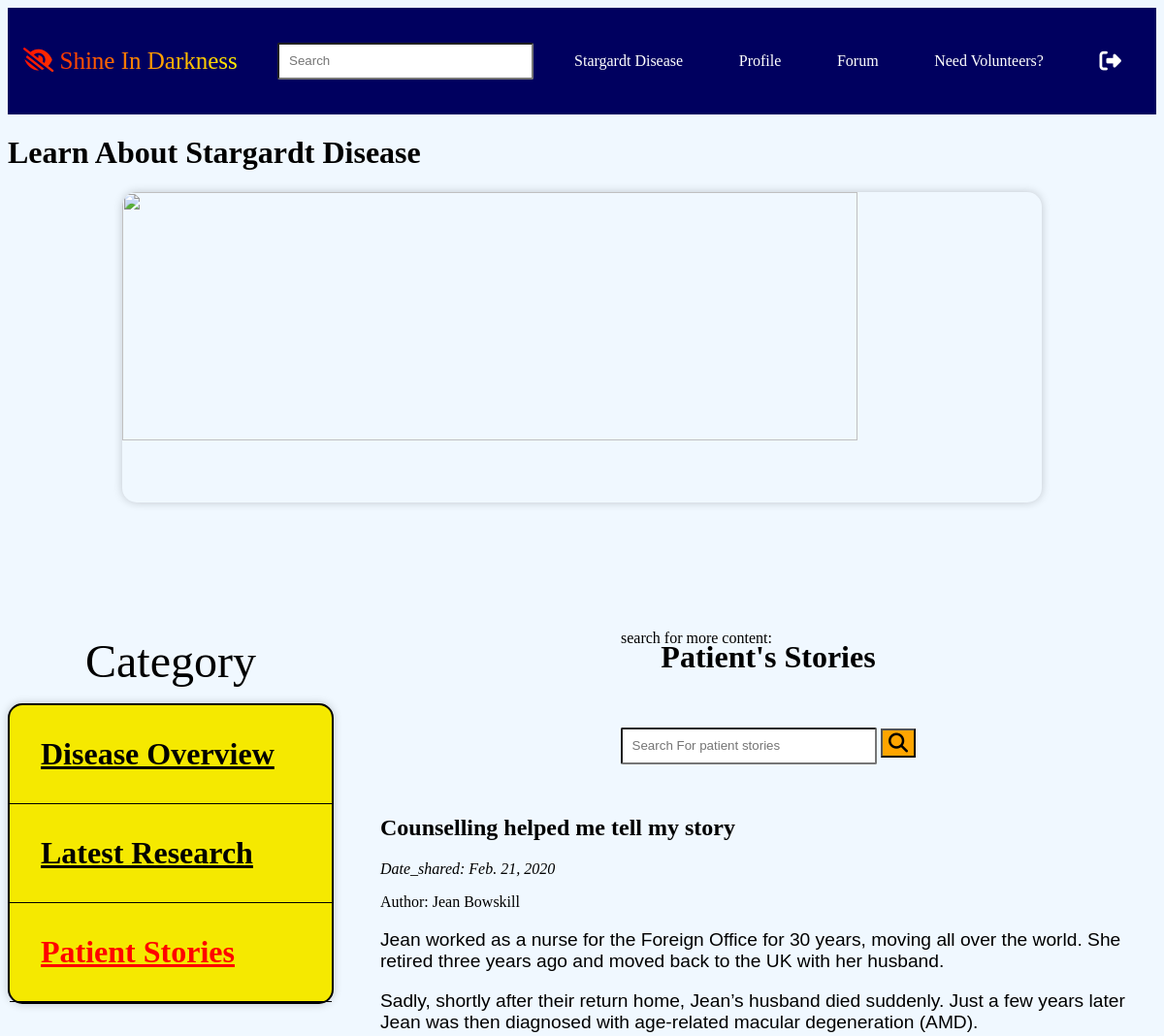
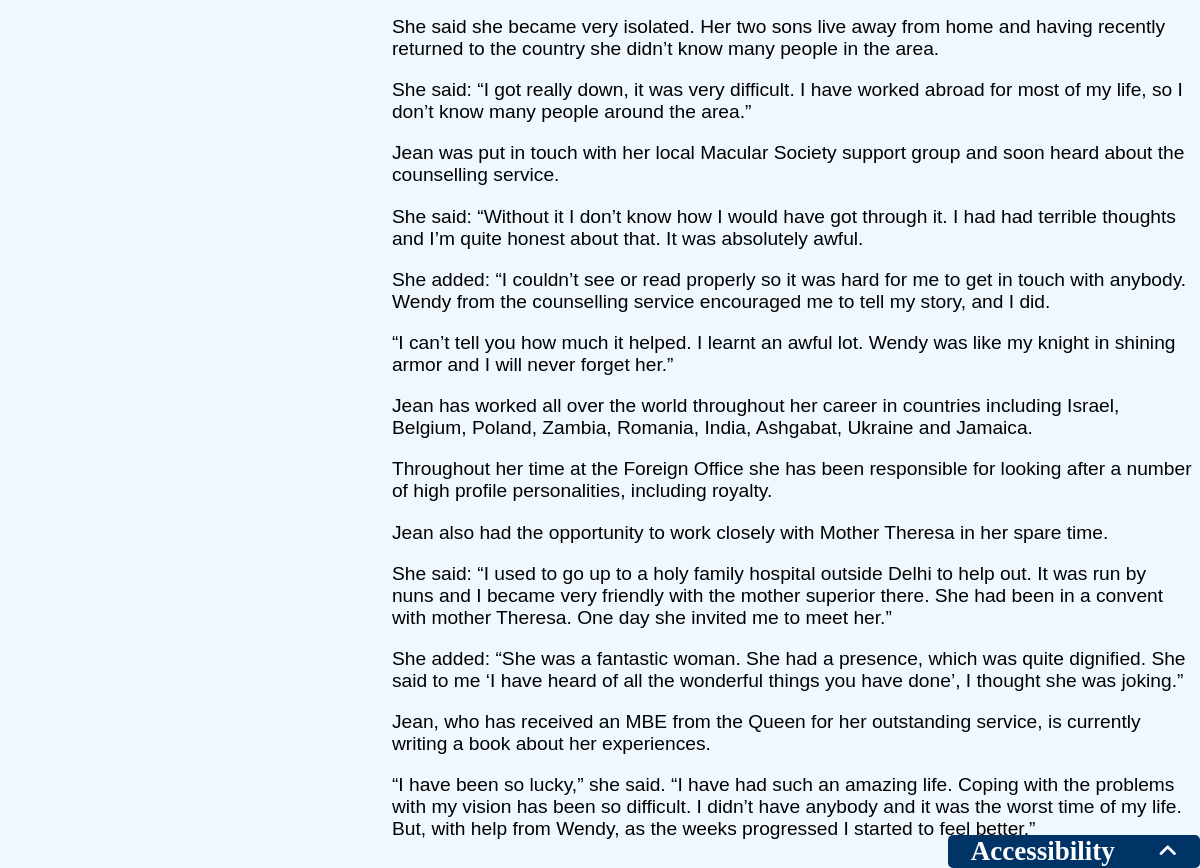
The app's page /patient_story/ (signed in) with its own data (2 pictures, top to bottom).
### mysocialapp/models.py (models this page shows)
class PatientStory(models.Model):
    title = models.CharField(max_length=200)
    author = models.CharField(max_length=100)
    story = models.TextField()
    date_shared = models.DateField()
    image = models.ImageField(null=True, blank=True)

### mysocialapp/views.py (the view)
# urls.py: path('patient_story/',login_required(login_url="../")(views.patientStory),name='patient_story'),
def patientStory(request):
    user = request.user
    appuser = get_object_or_404(AppUser, user=user)
    content_id = request.GET.get("contentId")
    content = None  # Initialize content variable
    if content_id:
        try:
            content = PatientStory.objects.get(id=content_id)
        except PatientStory.DoesNotExist:
            content = None
    else:
        content = PatientStory.objects.first()
    return render(
        request, "screens/patient_story.html", {"content": content, "appuser": appuser}
    )

### mysocialapp/templates/screens/patient_story.html (shortened to what this page needs)
{% load bootstrap4 %}
{% load static %}
<html lang="en">
  <head>
    <link rel="stylesheet" href="../../static/css/css.css" />
    <link href="{% static 'fontawesomefree/css/fontawesome.css' %}" rel="stylesheet" type="text/css">
    <link href="{% static 'fontawesomefree/css/brands.css' %}" rel="stylesheet" type="text/css">
    <link href="{% static 'fontawesomefree/css/solid.css' %}" rel="stylesheet" type="text/css">
  </head>
  <body>
    <ul class="navbar">
      <li class="nav-logo"><i class="fas fa-low-vision"></i> Shine In Darkness</li>
      <div id="search_user">
        <input id="search_input" type="text" placeholder="Search" />
      </div>
      <li class="nav-item"><a href="../disease_overview">Stargardt Disease</a></li>
      <li class="nav-item"><a href="../profile">Profile</a></li>
      <li class="nav-item"><a href="../forum/">Forum</a></li>
      {% if appuser.group == 'patient' %}
      <li class="nav-item"><a href="../patient_volunteer_helps">Need Volunteers?</a></li>
      {% endif %}
      <li class="nav-item">
        <a href="../logout"
          ><i
            style="font-size: 140%; margin-right: 20px"
            class="fas fa-sign-out-alt"
          ></i
        ></a>
      </li>
    </ul>
   <h1 id="forum_page_title">Learn About Stargardt Disease</h1>
   <div id="page_banner">
     <img id="page_banner_image" style="object-fit:cover;" width="80%" src="../../static/assets/pexels-anna-shvets-4557831.jpeg" alt="">
   </div>
   <div id="stargardt_info_page_main_body">
     <div id="side_nav_bar">
      <p style="font-size: 6vh;margin:2vh 10vh;" id="side_nav_bar_title">Category</p>
      <div id="side_nav_bar_content">
        <h1><a href="../disease_overview">Disease Overview</a></h1>
        <h1><a href="../latest_research">Latest Research</a></h1>
        <h1><a style="color: red;" href="">Patient Stories</a></h1>
      </div>
  </div>
  <div id="information_content_container">
    <h1>Patient's Stories</h1>
    <div style="position: relative;" id="search_user">
        <p style="position: absolute;top: -6vh;">search for more content:</p>
        <input style="position: relative;" id="disease_overview_search_input" type="text" placeholder="Search For patient stories" />
        <button id="content_search" href=><i class="fas fa-search"></i></button>
    </div>
    {% if content %}
    <article>
                <h1>{{ content.title }}</h1>
                <p style="font-style: italic;">Date_shared: {{content.date_shared}}</p>
                <span>Author: {{content.author}}</span>
                <div style="font-size: larger; font-family: Arial, Helvetica, sans-serif;">
                  {{ content.story|safe|linebreaks }}
                </div>
    </article>
    {% else %}
    <h3 style="color:red">*Content Does Not Exist</h3>
    {% endif %}
</div>
</div>
    </body>
      <div id="accessibility">
    <div id="accessibility-top-section">
      <h2>Accessibility</h2>
      <i id="slideUp" class="fas fa-angle-up"></i>
    </div>
</div>
</html>

### mysocialapp/static/css/css.css (style rules this page uses)
body { background-color: aliceblue; }
ul.navbar { list-style-type: none; margin: 0; padding: 0; display: flex; height: 14%; width: 100%; justify-content: space-between; align-items: center; background-color: rgb(0, 0, 95); overflow: hidden; }
li.nav-item a { display: block; color: white; text-align: center; padding: 14px 16px; text-decoration: none; }
li.nav-logo { font-size: 25px; background: linear-gradient( to right, red,yellow); -webkit-text-fill-color: transparent; -webkit-background-clip: text; background-clip: text; text-align: center; padding: 14px 16px; text-decoration: none; }
#search_user > input { border-radius: 2px; padding: 0.8vw; width: 22vw; }
#page_banner { width: 100%; height: 50vh; display: flex; justify-content: center; margin-bottom: 5vh; }
#page_banner img { box-shadow: 0 0 10px rgba(0, 0, 0, 0.2); border-radius: 15px; }
#stargardt_info_page_main_body { display: flex; flex-direction: row; flex-wrap: nowrap; width: 100%; column-gap: 6vh; }
#side_nav_bar { position: -webkit-sticky; position: sticky; top: 10vh; width: fit-content; height: fit-content; }
#side_nav_bar_content { background-color: rgb(245, 233, 0); height:fit-content; box-shadow: 0 0 10px rgba(0, 0, 0, 0.2); border-radius: 15px; border: 2px solid black; }
#side_nav_bar h1 { padding: 4vh; border-bottom: 1px solid black; margin: 0; }
#side_nav_bar h1 a { color: black; }
#information_content_container { width: 70%; display: flex; flex-direction: column; flex-wrap: nowrap; align-items: center; row-gap: 4vh; }
#content_search { margin: 0; height: 30px; background-color: orange; }
#content_search i { font-size: 20px; color: black; margin: 0; }
#accessibility { background-color: #003366; color: white; padding: 1px; border-radius: 5px; width: 250px; position: fixed; bottom: 0; right: 0; font-size: large; }
#accessibility-top-section { display: flex; flex-direction: row; flex-wrap: nowrap; justify-content: space-around; align-items: center; }
#accessibility h2 { margin: 0; text-align: center; }
#accessibility i { font-size: larger; }

### records on screen
PatientStory: title "Counselling helped me tell my story", date_shared "Feb. 21, 2020", author "Jean Bowskill", story "Jean worked as a nurse for the Foreign Office for 30 years, moving all over the world. She retired three years ago and moved back to the UK with her husband. Sadly, shortly after their return home, Jean’s husband died suddenly. Just a few years later Jean was then diagnosed with age-related macular degeneration (AMD). She said she became very isolated. Her two sons live away from home and having recently returned to the country she didn’t know many people in the area. She said: “I got really down, it was very difficult. I have worked abroad for most of my life, so I don’t know many people around the area.” Jean was put in touch with her local Macular Society support group and soon heard…"
